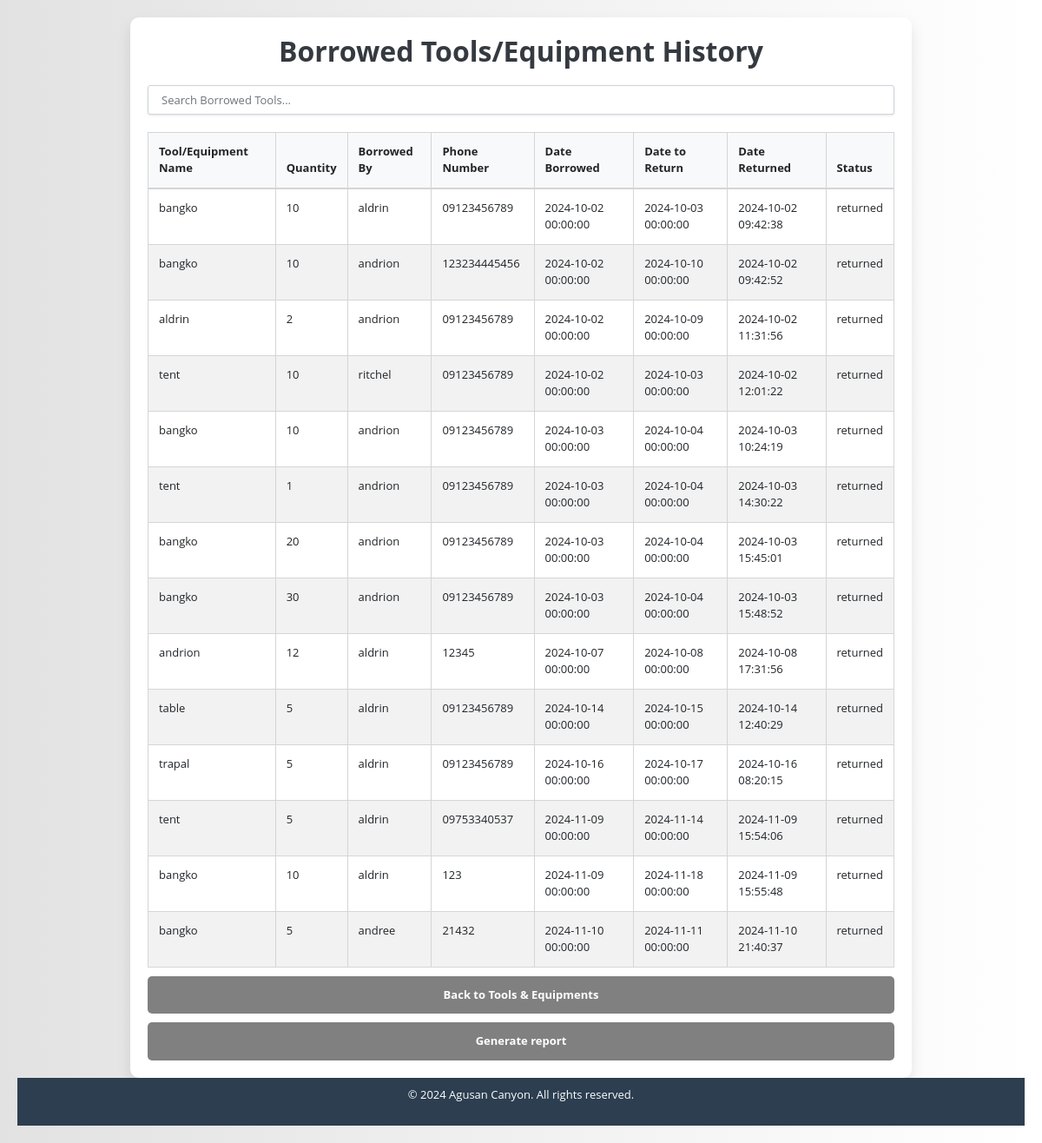
The page /admin/tools_history.php on the database its author committed.
### tables this page shows
CREATE TABLE `tools_history` (
  `id` int(11) NOT NULL,
  `tool_id` int(11) NOT NULL,
  `tool_name` varchar(255) NOT NULL,
  `quantity` int(11) NOT NULL,
  `borrowed_by` varchar(255) NOT NULL,
  `date_borrowed` datetime NOT NULL,
  `date_to_return` datetime NOT NULL,
  `date_returned` datetime DEFAULT NULL,
  `status` enum('borrowed','returned') NOT NULL DEFAULT 'borrowed',
  `phone_number` varchar(20) DEFAULT NULL
);

### admin/tools_history.php (the view, shortened to what this page needs)
<?php
include '../include/config.php';
$sql = "SELECT * FROM tools_history";
$result = mysqli_query($bd, $sql);
?>
<!DOCTYPE html>
<html lang="en">
<head>
    <link rel="stylesheet" href="https://maxcdn.bootstrapcdn.com/bootstrap/4.5.2/css/bootstrap.min.css">
    <link type="text/css" href="css/theme.css" rel="stylesheet">
</head>
<body>
    <div class="container">
        <h2>Borrowed Tools/Equipment History</h2>
        <input type="text" class="form-control search-input" placeholder="Search Borrowed Tools..." onkeyup="filterTools()">
        <table class="table table-bordered">
            <thead>
                <tr>
                    <th>Tool/Equipment Name</th>
                    <th>Quantity</th>
                    <th>Borrowed By</th>
                    <th>Phone Number</th>
                    <th>Date Borrowed</th>
                    <th>Date to Return</th>
                    <th>Date Returned</th>
                    <th>Status</th>
                </tr>
            </thead>
            <tbody id="tools-table-body">
                <?php while($row = mysqli_fetch_assoc($result)): ?>
                    <tr class="tool-row">
                        <td class="tool-name"><?php echo $row['tool_name']; ?></td>
                        <td><?php echo $row['quantity']; ?></td>
                        <td class="borrowed-by"><?php echo $row['borrowed_by']; ?></td>
                        <td><?php echo $row['phone_number']; ?></td>
                        <td><?php echo $row['date_borrowed']; ?></td>
                        <td><?php echo $row['date_to_return']; ?></td>
                        <td><?php echo $row['date_returned']; ?></td>
                        <td><?php echo $row['status']; ?></td>
                    </tr>
                <?php endwhile; ?>
            </tbody>
        </table>
        <a href="tools_equipment.php" class="back-button">Back to Tools & Equipments</a>
        <a href="report_borrowed.php" class="back-button">Generate report</a>
    </div>
</body>
</html>
<footer>
    <p>&copy; 2024 Agusan Canyon. All rights reserved.</p>
</footer>

### admin/css/theme.css (style rules this page uses)
body { font-size: 13px; font-family: 'Open Sans', Arial, sans-serif; background: #fff; color: #777 }
h1, h2, h3, h4, h5, h6 { color: #333; margin-top: 0 }
h2 { font-size: 24px }
select, textarea, input[type="text"], input[type="password"], input[type="datetime"], input[type="datetime-local"], input[type="date"], input[type="month"], input[type="time"], input[type="week"], input[type="number"], input[type="email"], input[type="url"], input[type="search"], input[type="tel"], input[type="color"], .uneditable-input, label, input, button, select, textarea { -webkit-border-radius: 3px; -moz-border-radius: 3px; border-radius: 3px; font-size: 13px; font-family: 'Open Sans', Tahoma, Arial, sans-serif }
.table { margin-bottom: 0 }
.table th, .table td { border-color: #d5d5d5!important }
.table-bordered thead:first-child tr:first-child>th:first-child, .table-bordered tbody:first-child tr:first-child>td:first-child { -webkit-border-top-left-radius: 2px; -moz-border-radius-topleft: 2px; border-top-left-radius: 2px }
.table-bordered thead:first-child tr:first-child>th:last-child, .table-bordered tbody:first-child tr:first-child>td:last-child { -webkit-border-top-right-radius: 2px; -moz-border-radius-topright: 2px; border-top-right-radius: 2px }
.table-bordered thead:last-child tr:last-child>th:first-child, .table-bordered tbody:last-child tr:last-child>td:first-child, .table-bordered tfoot:last-child tr:last-child>td:first-child { -webkit-border-bottom-left-radius: 2px; -moz-border-radius-bottomleft: 2px; border-bottom-left-radius: 2px }
.table-bordered thead:last-child tr:last-child>th:last-child, .table-bordered tbody:last-child tr:last-child>td:last-child, .table-bordered tfoot:last-child tr:last-child>td:last-child { -webkit-border-bottom-right-radius: 2px; -moz-border-radius-bottomright: 2px; border-bottom-right-radius: 2px }

### admin/tools_history.php (style rules this page uses)
body { background: linear-gradient(to right, #e2e2e2, #ffffff); font-family: 'Open Sans', sans-serif; margin: 0; padding: 20px; }
.container { max-width: 900px; margin: auto; padding: 20px; background-color: #ffffff; border-radius: 10px; box-shadow: 0 8px 16px rgba(0, 0, 0, 0.1); }
h2 { font-size: 2rem; font-weight: 700; color: #343a40; margin-bottom: 20px; text-align: center; }
table { width: 100%; border-collapse: collapse; margin-bottom: 20px; }
th, td { padding: 12px; text-align: left; border: 1px solid #ddd; }
th { background-color: #f8f9fa; font-weight: bold; }
tr:nth-child(even) { background-color: #f2f2f2; }
.back-button { background-color: gray; margin-top: 10px; text-align: center; display: block; padding: 12px 20px; color: white; text-decoration: none; border-radius: 5px; font-weight: bold; }
.search-input { width: 100%; padding: 15px; margin-bottom: 20px; font-size: 1.2rem; border-radius: 5px; border: 1px solid #ced4da; box-shadow: 0 1px 3px rgba(0, 0, 0, 0.1); }
header, footer { background-color: #2c3e50; color: white; padding: 10px 20px; text-align: center; }
footer { position: relative; bottom: 0; width: 100%; }

### rows shown on the page
tools_history: tool_name "bangko", quantity "10", borrowed_by "aldrin", phone_number "09123456789", date_borrowed "2024-10-02 00:00:00", date_to_return "2024-10-03 00:00:00", date_returned "2024-10-02 09:42:38", status "returned"
tools_history: tool_name "bangko", quantity "10", borrowed_by "andrion", phone_number "123234445456", date_borrowed "2024-10-02 00:00:00", date_to_return "2024-10-10 00:00:00", date_returned "2024-10-02 09:42:52", status "returned"
tools_history: tool_name "aldrin", quantity "2", borrowed_by "andrion", phone_number "09123456789", date_borrowed "2024-10-02 00:00:00", date_to_return "2024-10-09 00:00:00", date_returned "2024-10-02 11:31:56", status "returned"
tools_history: tool_name "tent", quantity "10", borrowed_by "ritchel", phone_number "09123456789", date_borrowed "2024-10-02 00:00:00", date_to_return "2024-10-03 00:00:00", date_returned "2024-10-02 12:01:22", status "returned"
tools_history: tool_name "bangko", quantity "10", borrowed_by "andrion", phone_number "09123456789", date_borrowed "2024-10-03 00:00:00", date_to_return "2024-10-04 00:00:00", date_returned "2024-10-03 10:24:19", status "returned"
tools_history: tool_name "tent", quantity "1", borrowed_by "andrion", phone_number "09123456789", date_borrowed "2024-10-03 00:00:00", date_to_return "2024-10-04 00:00:00", date_returned "2024-10-03 14:30:22", status "returned"
tools_history: tool_name "bangko", quantity "20", borrowed_by "andrion", phone_number "09123456789", date_borrowed "2024-10-03 00:00:00", date_to_return "2024-10-04 00:00:00", date_returned "2024-10-03 15:45:01", status "returned"
tools_history: tool_name "bangko", quantity "30", borrowed_by "andrion", phone_number "09123456789", date_borrowed "2024-10-03 00:00:00", date_to_return "2024-10-04 00:00:00", date_returned "2024-10-03 15:48:52", status "returned"
tools_history: tool_name "andrion", quantity "12", borrowed_by "aldrin", phone_number "12345", date_borrowed "2024-10-07 00:00:00", date_to_return "2024-10-08 00:00:00", date_returned "2024-10-08 17:31:56", status "returned"
tools_history: tool_name "table", quantity "5", borrowed_by "aldrin", phone_number "09123456789", date_borrowed "2024-10-14 00:00:00", date_to_return "2024-10-15 00:00:00", date_returned "2024-10-14 12:40:29", status "returned"
tools_history: tool_name "trapal", quantity "5", borrowed_by "aldrin", phone_number "09123456789", date_borrowed "2024-10-16 00:00:00", date_to_return "2024-10-17 00:00:00", date_returned "2024-10-16 08:20:15", status "returned"
tools_history: tool_name "tent", quantity "5", borrowed_by "aldrin", phone_number "09753340537", date_borrowed "2024-11-09 00:00:00", date_to_return "2024-11-14 00:00:00", date_returned "2024-11-09 15:54:06", status "returned"
tools_history: tool_name "bangko", quantity "10", borrowed_by "aldrin", phone_number "123", date_borrowed "2024-11-09 00:00:00", date_to_return "2024-11-18 00:00:00", date_returned "2024-11-09 15:55:48", status "returned"
tools_history: tool_name "bangko", quantity "5", borrowed_by "andree", phone_number "21432", date_borrowed "2024-11-10 00:00:00", date_to_return "2024-11-11 00:00:00", date_returned "2024-11-10 21:40:37", status "returned"
